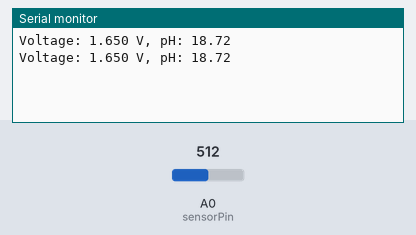
Simulated run of this sketch. Board: Arduino Uno, built with avr-gcc and run on an emulated ATmega328P. On the bench: the last lines printed to the serial monitor. Inputs (shaded band) come from the test bench; at power-on: A0 (sensorPin) = 512.

Above: at 1.8 s.
1.9 s: A0 (sensorPin) set to 716
At 2.8 s:
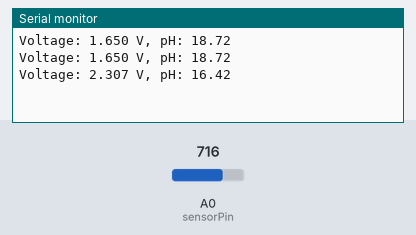
3.4 s: A0 (sensorPin) set to 900
At 4.8 s:
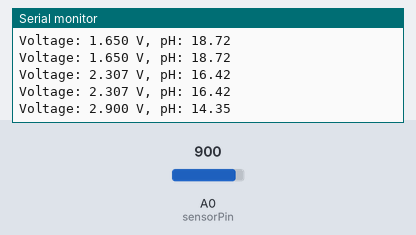
Timing chart, 0 to 6.4 s (numbered marks = the images above; inputs shaded):
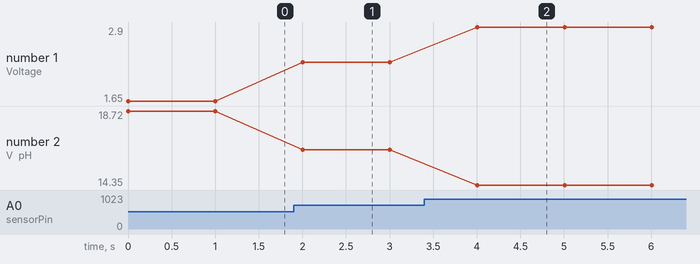

The sketch:

phsensor.ino
```cpp
#define pH7Voltage 5
#define pHScaleFactor 3.5

const int sensorPin = A0;

void setup() {
  Serial.begin(115200);
  pinMode(sensorPin, INPUT);
}

void loop() {
  int rawValue = analogRead(sensorPin);
  float voltage = rawValue * (3.3 / 1024.0);
  float pH = 7.0 + ((pH7Voltage - voltage) * pHScaleFactor);

  Serial.print("Voltage: ");
  Serial.print(voltage, 3);
  Serial.print(" V, pH: ");
  Serial.println(pH, 2);

  delay(1000);
}
```

Measured:
- after the input at 1.9 s, the serial monitor: prints a new line after 0.10 s (image 1)
- after the input at 3.4 s, the serial monitor: prints a new line after 0.61 s (image 2)
- plotted number 1: 1.65 → 2.31 after the input at 1.9 s, 2.31 → 2.9 after the input at 3.4 s
- plotted number 2: 18.72 → 16.42 after the input at 1.9 s, 16.42 → 14.35 after the input at 3.4 s
